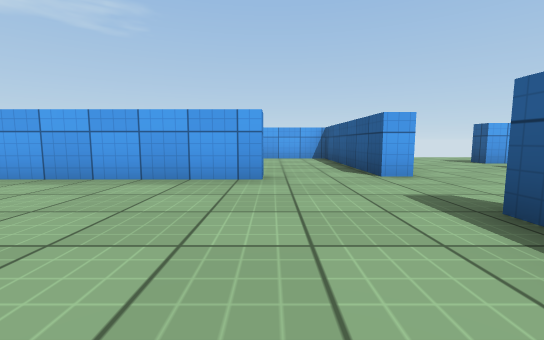
[1] (above)

14 first-person views from a walk through a scene from a Unity 3-D project. The camera is 0.55 m above the floor, tilts 6° down and sees 90° across. The floor is counted in squares, 1 m on a side. Each view is taken from the middle of a square. On the plan, view 1 faces up. The plan holds only what a view shows up to about 9 squares ahead; the rest is blank. The player character is not drawn. Surface patterns are stand-ins for the level's own textures.

[2]
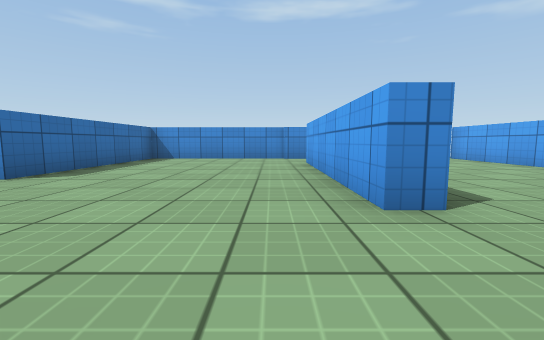

[3]
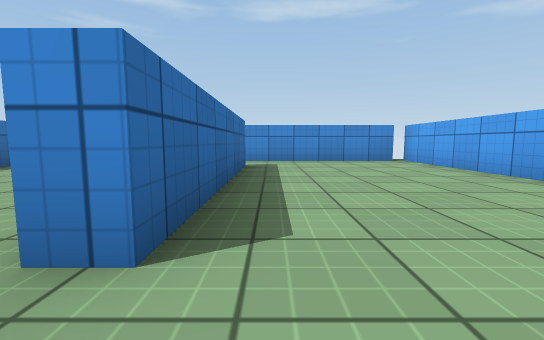

[4]
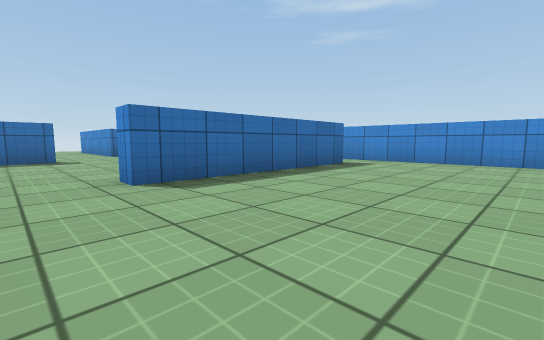

[5]
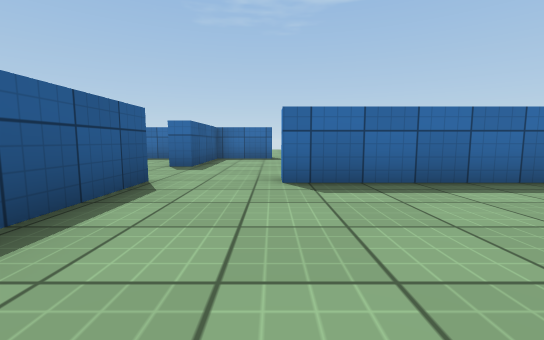

[6]
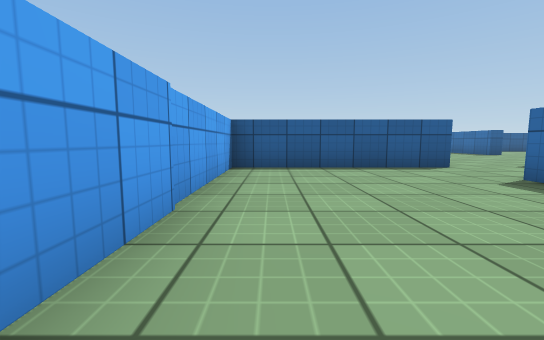

[7]
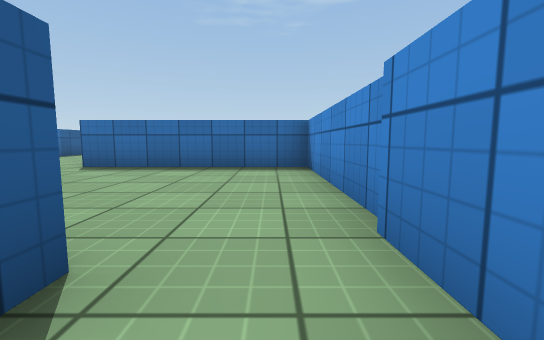

[8]
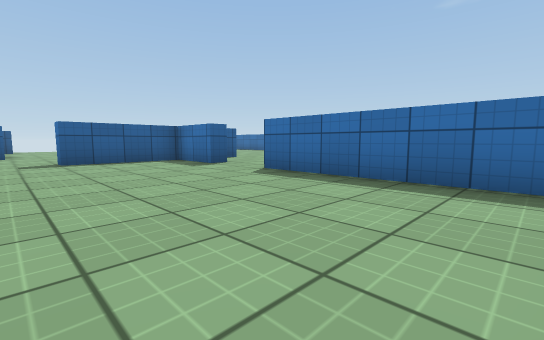

[9]
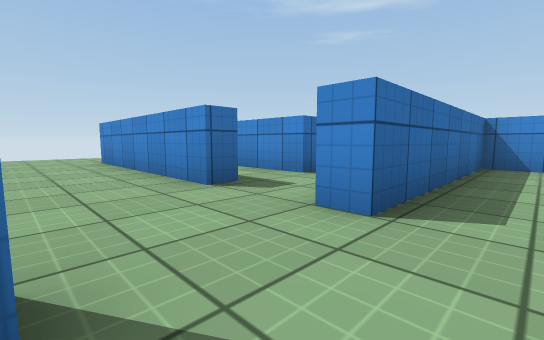

[10]
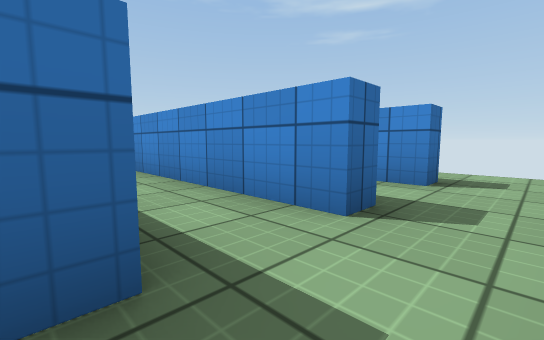

[11]
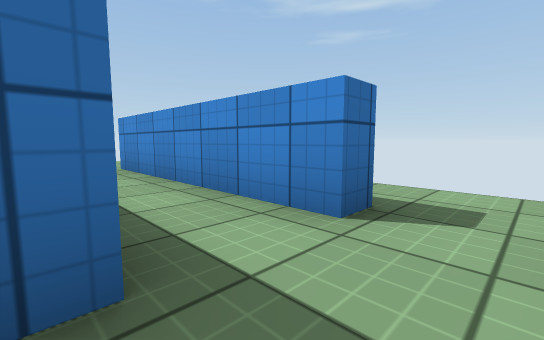

[12]
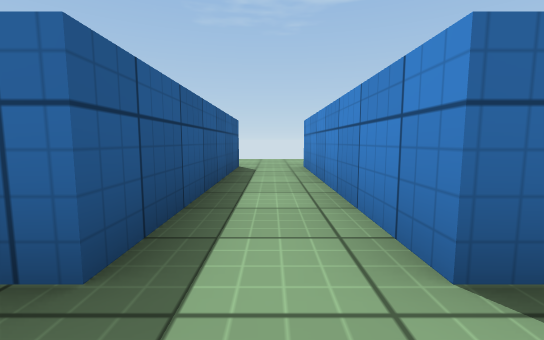

[13]
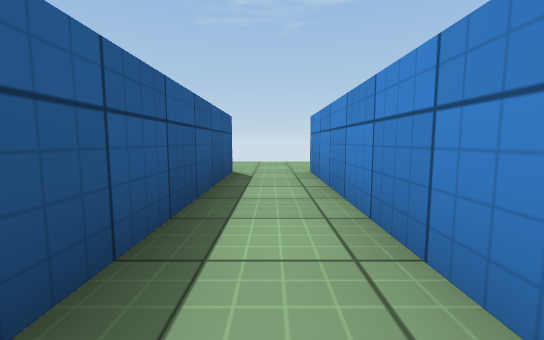

[14]
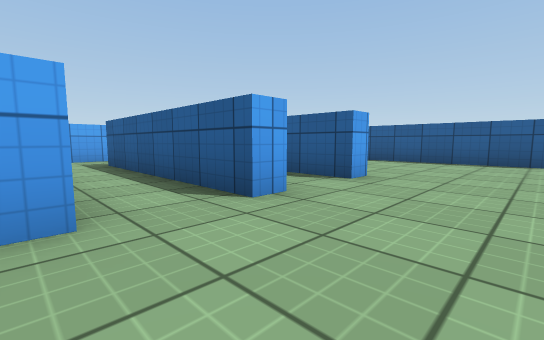

### Floor plan
Points are (right, up) in squares from view 1. A wall is a line through its corners. A room is listed if a view was taken in it or the views show most of it. See-through windows are left out.
Room 1 (views 1, 8, 9)
walls: (0, -1.4) (0, -0.9) (1.7, -0.9) (1.7, 2); (-0.1, 3.9) (-5.1, 3.9); (-6.6, 3.6) (-6.6, -0.9) (-1.9, -0.9) (-1.9, -1.4)
ways out: opening at (-6, 4) to room 2; opening at (0.5, 3) to room 2; opening at (-1, -1) to room 3
Room 2 (views 2, 3, 4, 5, 6, 7)
walls: (-5.2, 4.4) (-0.1, 4.4) (-0.1, 3.9); (2.2, 4.2) (1.7, 4.2) (1.7, 8.8) (-6.9, 8.8); (-6.6, 8.5) (-6.6, 3.6); (1.7, 2) (2.4, 2)
ways out: opening at (-6, 4) to room 1; opening at (0.5, 3) to room 1; opening at (2, 3.5) to room 3
Room 3 (view 10)
walls: (3.3, -0.9) (4.1, -0.9); (-2.4, -3) (-1.9, -3) (-1.9, -8) (-2.3, -8) (-2.3, -6.6); (1.7, -10.1) (1.7, -6.2); (5.9, 6.8) (5.3, 6.8) (5.3, 7.4); (-3.8, -3) (-3.8, -7.4)
ways out: opening at (-1, -1) to room 1; opening at (2, 3.5) to room 2; opening at (-4, -9.5) to room 4; opening at (-4, -2.5) to room 4
Room 4 (views 11, 12, 13)
walls: (-3.7, -8) (-4.3, -8) (-4.3, -3) (-3.8, -3); (-5.7, -3) (-5.7, -8); (-3.7, -1.4) (-4.7, -1.4)
ways out: opening at (-4, -9.5) to room 3; opening at (-4, -2.5) to room 3; opening at (-6, -9.5) to room 5; opening at (-6, -2) to room 5
Room 5 (view 14)
walls: (-5.7, -8) (-6.1, -8); (-6.2, -3) (-5.7, -3)
ways out: opening at (-6, -9.5) to room 4; opening at (-6, -2) to room 4

Positions as (right, up) in squares from view 1, and headings:
1: (0, 0), facing up
2: (2, 3), facing left
3: (1, 5), facing left
4: (1, 8), facing down-left
5: (0, 8), facing down
6: (-4, 8), facing right
7: (-6, 5), facing down
8: (-6, 3), facing down-right
9: (0, 0), facing down-left
10: (-2, -2), facing down-left
11: (-4, -2), facing down-left
12: (-5, -2), facing down
13: (-5, -3), facing down
14: (-6, -10), facing up-right
